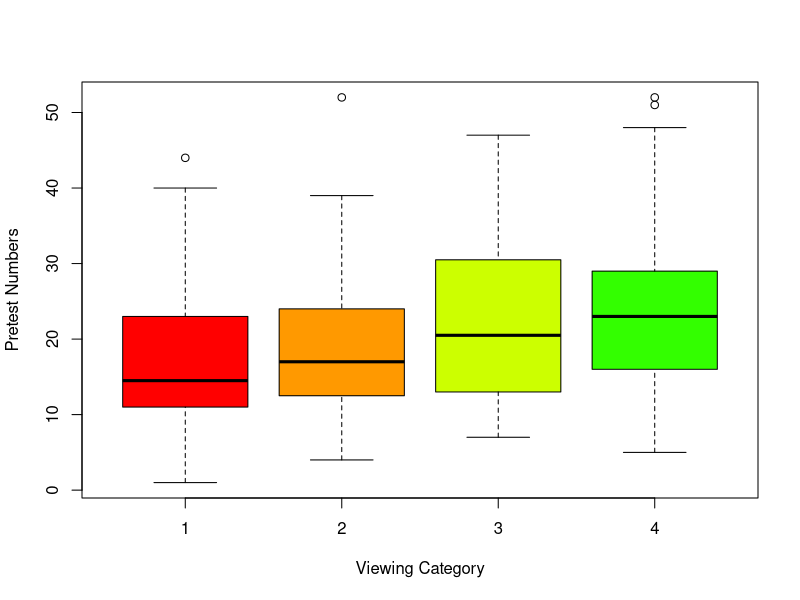
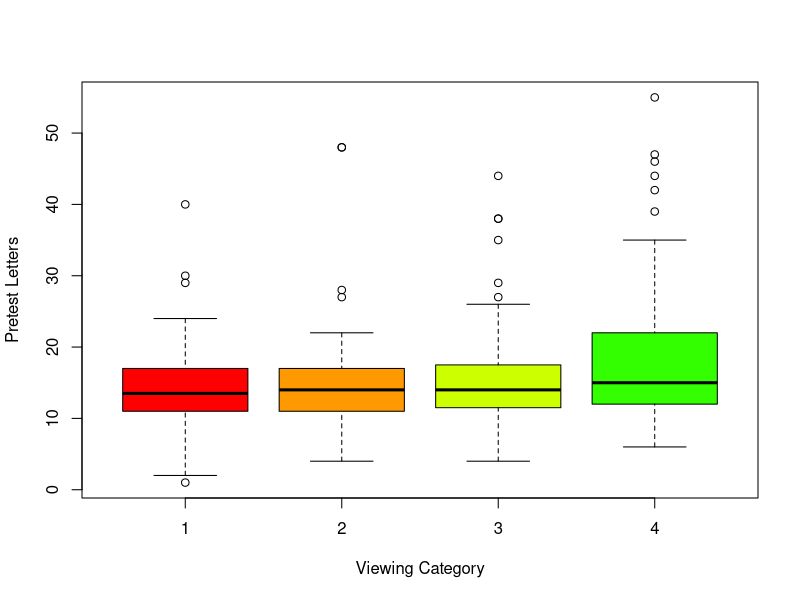
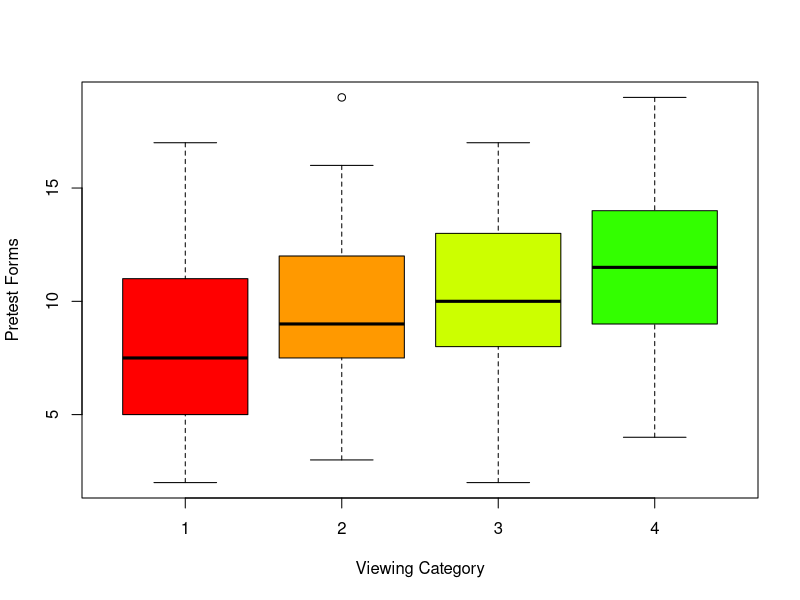
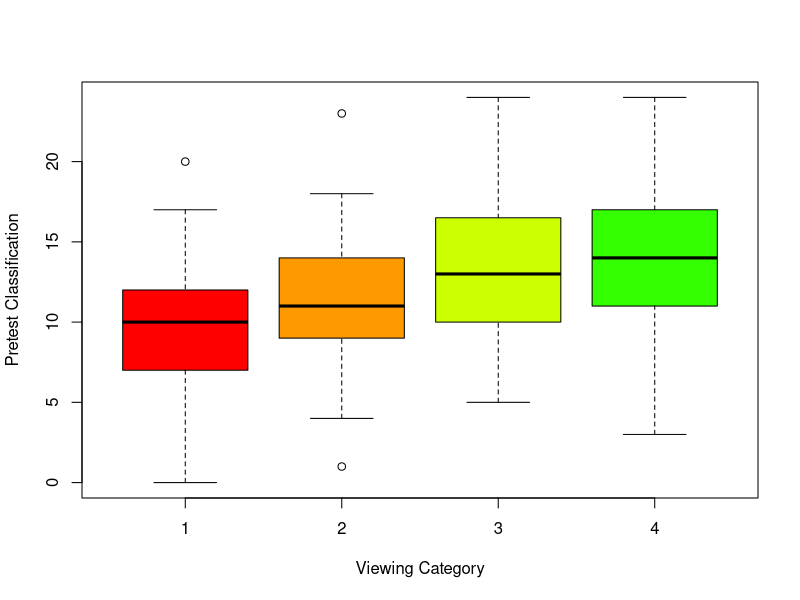
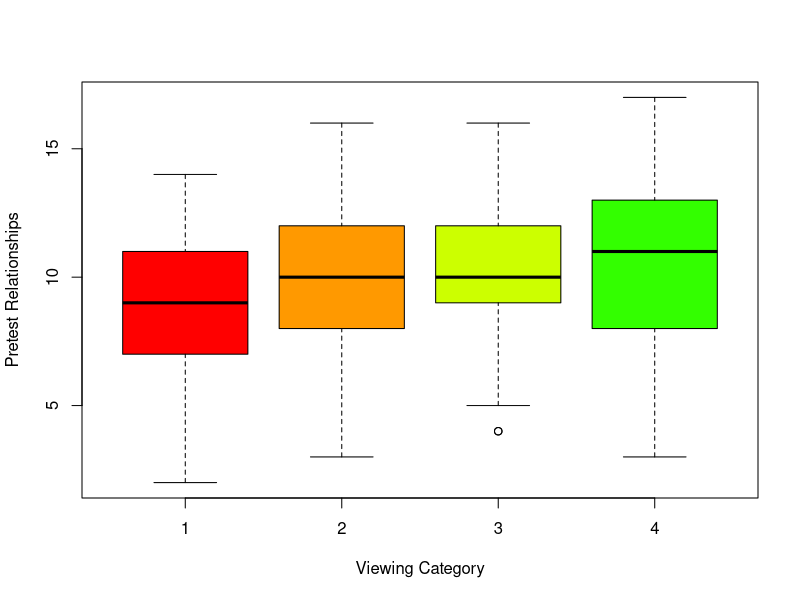
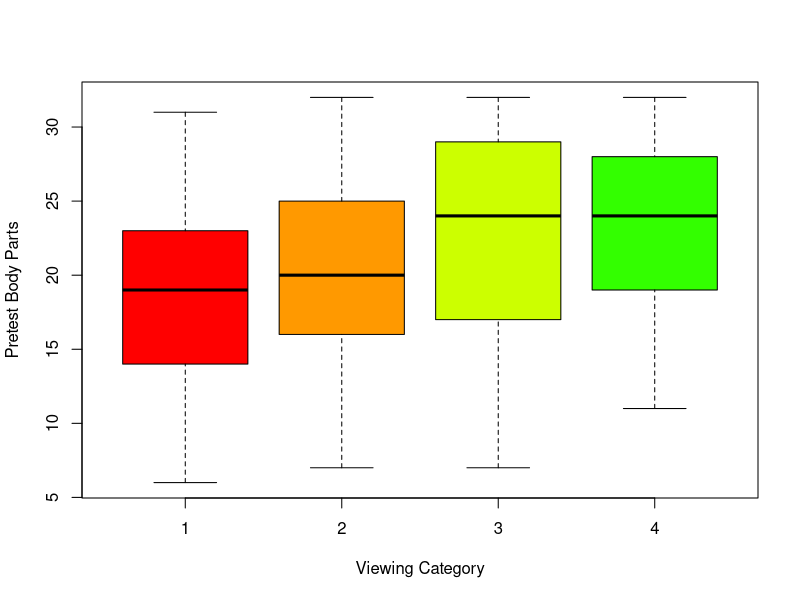
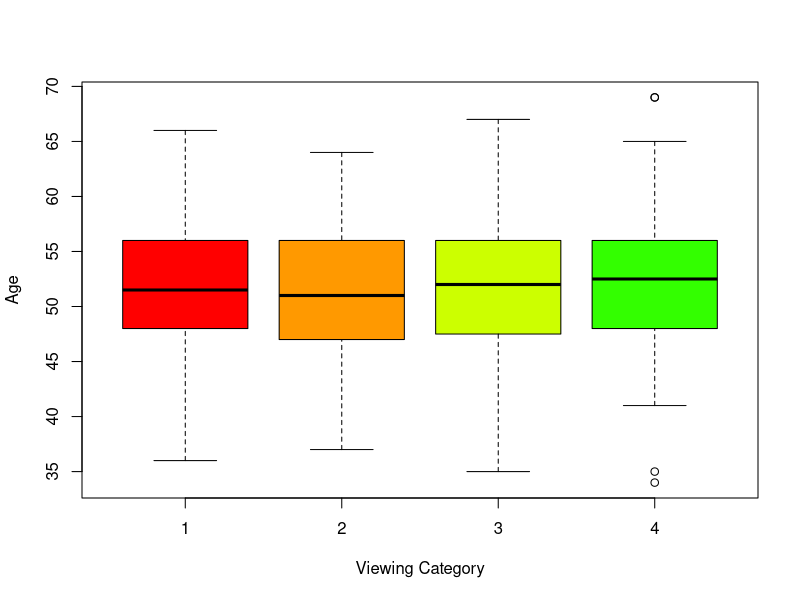
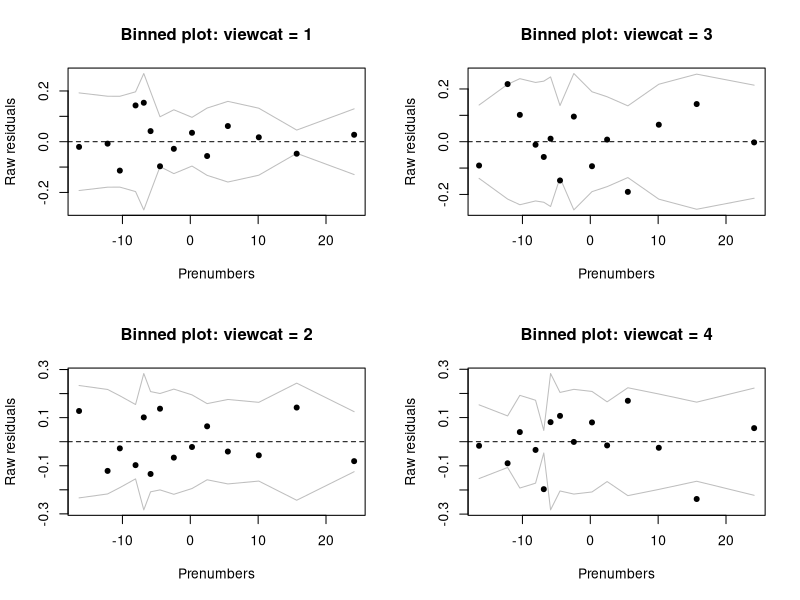

Generate these figures, in order, with R:
###########################################################################
###########################################################################
########################## Sesame street analysis #########################
###########################################################################
###########################################################################

###### Clear environment and load libraries
rm(list = ls())
library(arm)
library(pROC)
library(e1071)
library(caret)
library(nnet)
library(knitr)



###### Load the data
sesame = read.csv("data/sesame.txt", header = T)



###### View properties of the data
sesame$sex <- factor(sesame$sex,levels=c(1,2),labels=c("Male","Female"))
sesame$setting <- factor(sesame$setting,levels=c(1,2),labels=c("Home","School"))
#let's make a dummy variable with encouragement = 2 as the baseline, since we want to interpret the effect of encouragement
sesame$viewenc <- factor(sesame$viewenc,levels=c(2,1),labels=c("NotEncouraged","Encouraged"))
str(sesame)
head(sesame)
#viewcat is the outcome variable
#1=rarely watched the show; 2=once or twice a week; 
#3=three to five times a week; 4=watched the show on average more than 5 times a week
#viewcat is actually ordered, but we will treat it as unordered for this analysis.
dim(sesame)
table(sesame$viewcat) #Almost evenly spread out



###### Exploratory data analysis
#let's look at associations of viewcat with various predictors.
#Ignore all the post-test variables
#let's start looking at plots with continuous predictors
boxplot(prenumb ~ viewcat, data = sesame, xlab = "Viewing Category", ylab = "Pretest Numbers",col=rainbow(10))
boxplot(prelet ~ viewcat, data = sesame, xlab = "Viewing Category", ylab = "Pretest Letters",col=rainbow(10))
boxplot(preform ~ viewcat, data = sesame, xlab = "Viewing Category", ylab = "Pretest Forms",col=rainbow(10))
boxplot(preclasf ~ viewcat, data = sesame, xlab = "Viewing Category", ylab = "Pretest Classification",col=rainbow(10))
boxplot(prerelat ~ viewcat, data = sesame, xlab = "Viewing Category", ylab = "Pretest Relationships",col=rainbow(10))
boxplot(prebody ~ viewcat, data = sesame, xlab = "Viewing Category", ylab = "Pretest Body Parts",col=rainbow(10))
boxplot(age ~ viewcat, data = sesame, xlab = "Viewing Category", ylab = "Age",col=rainbow(10))

#now some categorical predictors
table(sesame$viewcat, sesame$viewenc)
prop.table(table(sesame$viewcat, sesame$viewenc), 2)
#prop.table(table(sesame$viewcat, sesame$viewenc), 1) gives the row percentages
chisq.test(table(sesame$viewcat, sesame$viewenc))
table(sesame$viewcat, sesame$site)
prop.table(table(sesame$viewcat, sesame$site), 2)
chisq.test(table(sesame$viewcat, sesame$site))

#center all the continuous predictors (for interpretation) for the model
sesame$cprenumb <- sesame$prenumb - mean(sesame$prenumb)
sesame$cprelet <- sesame$prelet - mean(sesame$prelet)
sesame$cpreform <- sesame$preform - mean(sesame$preform)
sesame$cpreclasf <- sesame$preclasf - mean(sesame$preclasf)
sesame$cprerelat <- sesame$prerelat - mean(sesame$prerelat)
sesame$cprebody <- sesame$prebody - mean(sesame$prebody)
sesame$cage <- sesame$age - mean(sesame$age)

#we will not explore interactions for this data
#we may not have enough to see any meaningful interactions or even fit them



###### Model fitting
#fit a multinomial regression.  note that viewcat = 1 is the reference level.
viewcatreg1 <- multinom(viewcat ~ viewenc + as.factor(site) + cprenumb + cprelet + cpreform 
                       + cpreclasf + cprerelat + cprebody + cage, data=sesame)
summary(viewcatreg1)
#exponentiate to get to interpretations in terms of multiplicative factors for odds
exp(coef(viewcatreg1))
#get confidence intervals
confint(viewcatreg1)
exp(confint(viewcatreg1))
#notice that there are no p-values but we can use the CIs for inference
output1 <- summary(viewcatreg1)
z_value <- output1$coefficients/output1$standard.errors
p_value <- (1 - pnorm(abs(z_value), 0, 1))*2 
#we are using two-tailed z test, that is, a normal approximation
full_summary1 <- lapply(c(2:4),function(x) rbind(output1$coefficients[as.character(x),],
                                                 output1$standard.errors[as.character(x),],
                                                 z_value[as.character(x),],
                                                 p_value[as.character(x),]))
kable(lapply(full_summary1,function(x) {rownames(x) <- c("Coefficient","Std. Errors","z-value","p-value"); x}))
#too many p-values to check simulataneously, let's use deviance test instead



###### Deviance test
#Let's test if site is a useful  predictor using a change in deviance test
viewcatreg1nosite <- multinom(viewcat ~ viewenc + cprenumb + cprelet + cpreform + cpreclasf 
                              + cprerelat + cprebody  + cage, data = sesame)
anova(viewcatreg1, viewcatreg1nosite, test = "Chisq")
#p-value is small -- site looks like a useful predictor

#test if encouragement is a useful  predictor using a change in deviance test
viewcatreg1noenc <- multinom(viewcat ~ as.factor(site) + cprenumb + cprelet + cpreform 
                             + cpreclasf + cprerelat + cprebody + cage, data = sesame)
anova(viewcatreg1, viewcatreg1noenc, test = "Chisq")
#p-value is small -- encouragement looks like a useful predictor


#test if setting is a useful  predictor using a change in deviance test
viewcatreg1withsetting <- multinom(viewcat ~ viewenc + as.factor(site) + cprenumb + cprelet + cpreform 
                                   + cpreclasf + cprerelat + cprebody + cage + setting, data=sesame)
anova(viewcatreg1withsetting, viewcatreg1, test = "Chisq")
#p-value is large -- looks like setting is not a useful predictor



###### Predictions
#predicted probabilities for cases in the model
predprobs <- fitted(viewcatreg1) 
#look at first five rows just to see what results
predprobs[1:5,]

##interpreting results with predictions
#let's get predicted probabilities for someone at average values of continuous predictors and in site 1
newdata <- sesame[1:2,]
newdata$site <- 1
newdata$cprenumb <- 0
newdata$cprelet <- 0
newdata$cprerelat <- 0
newdata$cpreform <- 0
newdata$cprebody <- 0
newdata$cpreclasf <- 0
newdata$cage <- 0
newdata$viewenc[1] <- "Encouraged"
newdata$viewenc[2] <- "NotEncouraged"
newdata

predict(viewcatreg1, newdata, type = "probs")
#           1         2         3         4
#1 0.02655388 0.3858047 0.3838143 0.2038272
#2 0.27441129 0.2144506 0.3088348 0.2023033
 
#now let's repeat for a kid in site 2
newdata$site <- 2
predict(viewcatreg1, newdata, type = "probs")
#           1         2         3         4
#1 0.02561089 0.2577973 0.3219774 0.3946144
#2 0.24999038 0.1353515 0.2447120 0.3699461




###### Diagnostics
####diagnostics comparing average raw residuals across bins based on predictor values
#for viewcat = 1:  create a raw residual using only the first column of the predicted probabilities
rawresid1 <- (sesame$viewcat == 1) -  predprobs[,1]

#for viewcat = 2:  create a raw residual using only the second column of the predicted probabilities
rawresid2 <- (sesame$viewcat == 2) -  predprobs[,2]

#for viewcat = 3:  create a raw residual using only the third column of the predicted probabilities
rawresid3 <- (sesame$viewcat == 3) -  predprobs[,3]

#for viewcat = 4:  create a raw residual using only the fourth column of the predicted probabilities
rawresid4 <- (sesame$viewcat == 4) -  predprobs[,4]

##can do binned plots for continuous variables
#make a 2 by 2 graphical display
par(mfcol = c(2,2))
binnedplot(sesame$cprenumb, rawresid1, xlab = "Prenumbers", ylab = "Raw residuals", main = "Binned plot: viewcat = 1")
binnedplot(sesame$cprenumb, rawresid2, xlab = "Prenumbers", ylab = "Raw residuals", main = "Binned plot: viewcat = 2")
binnedplot(sesame$cprenumb, rawresid3, xlab = "Prenumbers", ylab = "Raw residuals", main = "Binned plot: viewcat = 3")
binnedplot(sesame$cprenumb, rawresid4, xlab = "Prenumbers", ylab = "Raw residuals", main = "Binned plot: viewcat = 4")

#repeat for the other continuous predictors.....  all looks okay!

##if you want to change the reference level, e.g., using level 4 as reference, use the relevel command
sesame$viewcat2 <- relevel(as.factor(sesame$viewcat), ref = "4")

#then refit the model
viewcatreg2 = multinom(viewcat2 ~ viewenc + as.factor(site) + cprenumb + cprelet + cpreform + cpreclasf + cprerelat + cprebody + cage, data = sesame)
summary(viewcatreg2)

##tables for factor variables
tapply(rawresid1, sesame$site, mean)
tapply(rawresid2, sesame$site, mean)
tapply(rawresid3, sesame$site, mean)
tapply(rawresid4, sesame$site, mean)

tapply(rawresid1, sesame$viewenc, mean)
tapply(rawresid2, sesame$viewenc, mean)
tapply(rawresid3, sesame$viewenc, mean)
tapply(rawresid4, sesame$viewenc, mean)


## Accuracy
pred_classes <- predict(viewcatreg1)
Conf_mat <- confusionMatrix(as.factor(pred_classes),as.factor(sesame$viewcat))
Conf_mat$table
Conf_mat$overall["Accuracy"];
Conf_mat$byClass[,c("Sensitivity","Specificity")]


## Individual ROC curves for the different levels
par(mfcol = c(2,2))
roc((sesame$viewcat==1),predprobs[,1],plot=T,print.thres="best",legacy.axes=T,print.auc =T,
    col="red3",percent=T,main="Group 1")
roc((sesame$viewcat==2),predprobs[,2],plot=T,print.thres="best",legacy.axes=T,print.auc =T,
    col="gray3",percent=T,main="Group 2")
roc((sesame$viewcat==3),predprobs[,2],plot=T,print.thres="best",legacy.axes=T,print.auc =T,
    col="green3",percent=T,main="Group 3")
roc((sesame$viewcat==4),predprobs[,2],plot=T,print.thres="best",legacy.axes=T,print.auc =T,
    col="blue3",percent=T,main="Group 4")
#we can also combine them into a single plot


## Multi-class ROC curve (average of all pairwise comparisons)
par(mfcol = c(3,4))
multiclass.roc(sesame$viewcat,predprobs,plot=T,print.thres="best",legacy.axes=T,print.auc =T,col="red3",percent=T)

###########################################################################
###########################################################################
### Play around with the data some more and see if you can do better!!! ###
###########################################################################
###########################################################################
